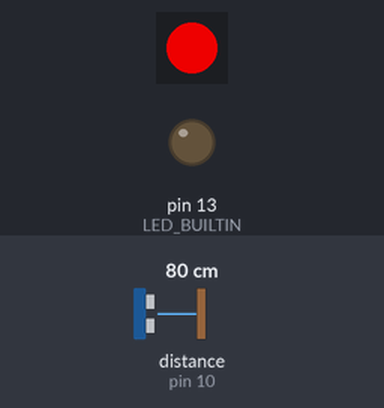
The sketch below on a simulated Arduino Leonardo, built with avr-gcc and run on an emulated ATmega32U4. Parts: 1 RGB LEDs in strip order, left to right, output pins drawn as LEDs (lit = HIGH). Wiring (inferred from the names in the program): ultrasonic range finder: trigger pin 9; echo pin 10. The inputs (shaded band) are chosen by the test bench; at power-on: distance to the obstacle (sensor on pin 10) 80 cm. The echo pulse lasts 58.3 µs per cm; pins used as bus, display or sensor lines are not drawn; what the sketch prints to the serial monitor is not drawn.

Above: at 1.2 s.
1.3 s: distance to the obstacle (sensor on pin 10) set to 72 cm
At 2.6 s:
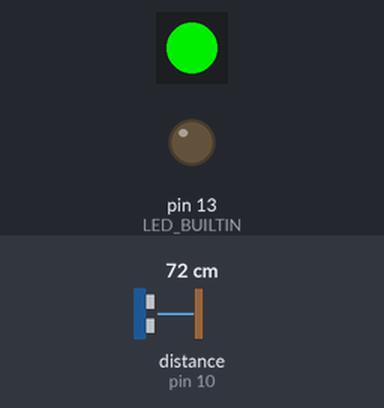
3.3 s: distance to the obstacle (sensor on pin 10) set to 120 cm
At 5.2 s:
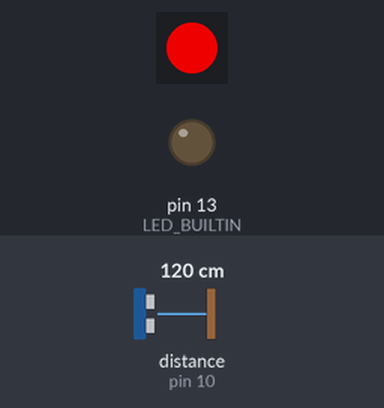
5.6 s: distance to the obstacle (sensor on pin 10) set to 2 cm
At 6.4 s:
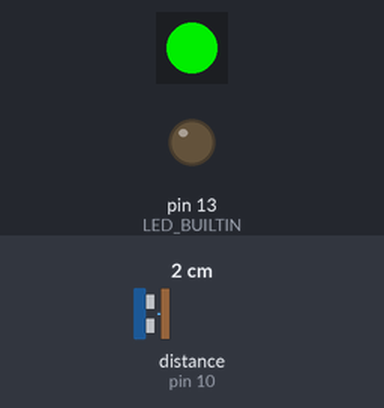
Timing chart, 0 to 7.4 s (numbered marks = the images above; inputs shaded):
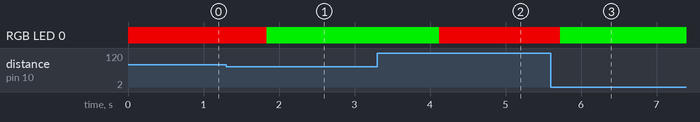

Measured:
- the behaviour switches between 76 and 75 cm on distance to the obstacle (sensor on pin 10) (found by bisection; images 0 and 1)
- after the input at 1.3 s, RGB LED 0: RGB(200, 0, 0) → RGB(0, 200, 0) after 0.54 s
- after the input at 3.3 s, RGB LED 0: RGB(0, 200, 0) → RGB(200, 0, 0) after 0.82 s
- after the input at 5.6 s, RGB LED 0: RGB(200, 0, 0) → RGB(0, 200, 0) after 0.13 s

The sketch:

distance_sensor.ino
```cpp
#include <Keyboard.h>
#include <Adafruit_NeoPixel.h>

// LEDS
#define LED_PIN 6
#define LED_COUNT 1
Adafruit_NeoPixel strip(LED_COUNT, LED_PIN, NEO_GRB + NEO_KHZ800);

// ULTRASONIC
#define TRIG_PIN 9
#define ECHO_PIN 10
long duration;
int distance;
int prevDistance;

// DETECTION
const int threshSum = 100;
int stateChangeCumSum;
bool sinnerPresent;


void setup() {
  pinMode(LED_BUILTIN, OUTPUT);
  strip.begin();
  strip.show();
  strip.setBrightness(255);

  // ULTRASONIC
  pinMode(TRIG_PIN, OUTPUT);
  pinMode(ECHO_PIN, INPUT);
  Serial.begin(9600);

  // DETECTION
  stateChangeCumSum = 0;
  sinnerPresent = false;
}


void loop() {
  distance = computeDistance();

  // someone is probably close but wearing a shirt that doesn't reflect sound
  // as this is the max value... but also don't count single instances of max val
  if (distance > 1180) {
    if ((prevDistance > 1180) && sinnerPresent) {
      // ...so if they were detected earlier, don't count it as a change
      stateChangeCumSum = 0;
    } else {
      // ...but if no one is present, should probably count it towards sinner detection
      stateChangeCumSum++;
    }
  }
  // someone seems to be close...
  else if (distance < 75) {
    if (sinnerPresent) {
      // ...so everything is as it should be -> clear cumsum
      stateChangeCumSum = 0;
    } else {
      // ...someone might have stepped up -> increment cumsum
      stateChangeCumSum++;
    }

  // no one seems to be close...
  } else {
    if (!sinnerPresent) {
      // ...so everything is as it should be -> clear cumsum
      stateChangeCumSum = 0;
    } else {
      // ...they might have left -> increment cumsum
      stateChangeCumSum++;
    }
  }

  Serial.print(distance);
  Serial.print("  ");
  Serial.println(stateChangeCumSum);

  // enough samples indicate that the sinner either stepped up or left
  if (stateChangeCumSum >= threshSum) {
    sinnerPresent = !sinnerPresent;
    stateChangeCumSum = 0;

    // Send keystroke
    if (sinnerPresent) {
      Keyboard.print("l");
    } else {
      Keyboard.print("s");
    }
  }

  // indicate with color what state we're in
  ledColor();

  // save current distance to compare
  prevDistance = distance;
}


void ledColor() {
  strip.clear();
  if (sinnerPresent) {
    strip.setPixelColor(0, strip.Color(0, 200, 0));
  } else {
    strip.setPixelColor(0, strip.Color(200, 0, 0));
  }
  strip.show();
}


int computeDistance() {
  // Clears the trigPin
  digitalWrite(TRIG_PIN, LOW);
  delayMicroseconds(2);
  // Sets the trigPin on HIGH state for 10 micro seconds
  digitalWrite(TRIG_PIN, HIGH);
  delayMicroseconds(10);
  digitalWrite(TRIG_PIN, LOW);
  // Reads the echoPin, returns the sound wave travel time in microseconds
  duration = pulseIn(ECHO_PIN, HIGH);
  // Calculating the distance
  distance = duration*0.034/2;
  return distance;
}
```
